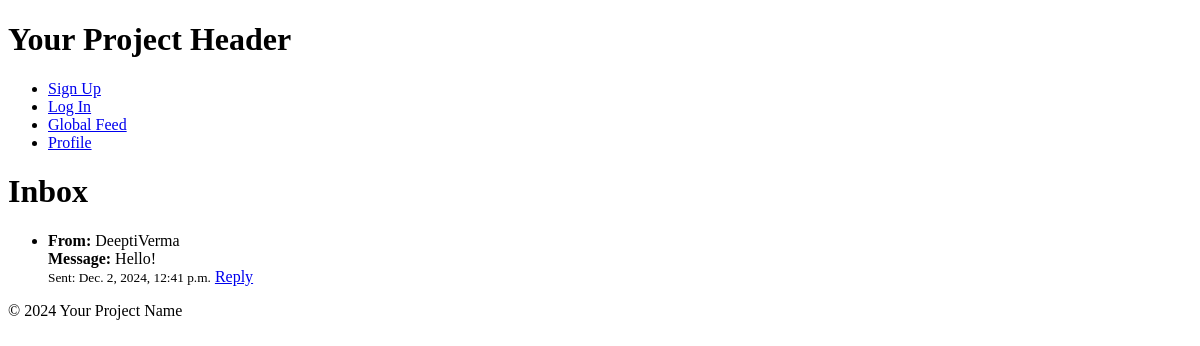
The app's page /users/inbox/ (signed in), older data.
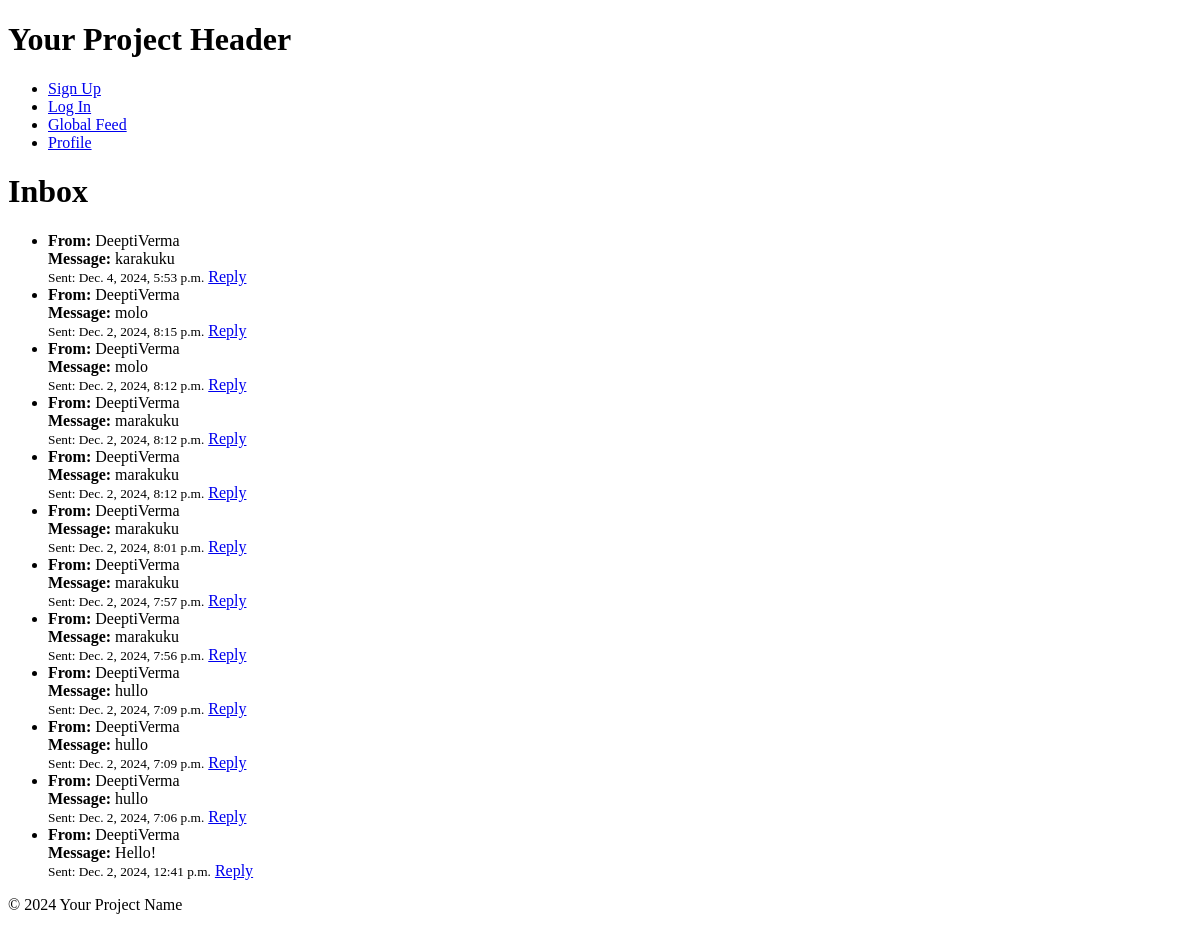
The same page, newer data.
### users/models.py (models this page shows, shortened)
class Message(models.Model):
    sender = models.ForeignKey(User, related_name='sent_messages', on_delete=models.CASCADE)
    recipient = models.ForeignKey(User, related_name='received_messages', on_delete=models.CASCADE)
    content = models.TextField()
    timestamp = models.DateTimeField(auto_now_add=True)
    is_read = models.BooleanField(default=False)

### users/views.py (the view)
# urls.py: path('inbox/', views.inbox, name='inbox'),
@login_required
def inbox(request):
    user = request.user
    received_messages = Message.objects.filter(recipient=user).order_by('-timestamp')
    for message in received_messages:
        if not message.is_read:
            message.is_read = True
            message.save()
    return render(request, 'users/inbox.html', {'messages': received_messages})

### users/templates/users/inbox.html
{% extends 'users/base.html' %}
{% load static %}
{% block content %}
<h1>Inbox</h1>
{% if messages %}
    <ul>
    {% for message in messages %}
        <li>
            <strong>From: </strong> {{ message.sender.username }} <br>
            <strong>Message: </strong> {{ message.content }} <br>
            <small>Sent: {{ message.timestamp }}</small>
            <a href="{% url 'message-thread' message.sender.id %}">
                Reply
            </a>
        </li>
    {% endfor %}
    </ul>
{% else %}
    <p>No messages.</p>
{% endif %}
{% endblock %}

Row changes from the older to the newer data that the page shows:
added Message: sender.username "DeeptiVerma", content "karakuku", timestamp "Dec. 4, 2024, 5:53 p.m."
added Message: sender.username "DeeptiVerma", content "molo", timestamp "Dec. 2, 2024, 8:15 p.m."
added Message: sender.username "DeeptiVerma", content "molo", timestamp "Dec. 2, 2024, 8:12 p.m."
added Message: sender.username "DeeptiVerma", content "marakuku", timestamp "Dec. 2, 2024, 8:12 p.m."
added Message: sender.username "DeeptiVerma", content "marakuku", timestamp "Dec. 2, 2024, 8:12 p.m."
added Message: sender.username "DeeptiVerma", content "marakuku", timestamp "Dec. 2, 2024, 8:01 p.m."
added Message: sender.username "DeeptiVerma", content "marakuku", timestamp "Dec. 2, 2024, 7:57 p.m."
added Message: sender.username "DeeptiVerma", content "marakuku", timestamp "Dec. 2, 2024, 7:56 p.m."
added Message: sender.username "DeeptiVerma", content "hullo", timestamp "Dec. 2, 2024, 7:09 p.m."
added Message: sender.username "DeeptiVerma", content "hullo", timestamp "Dec. 2, 2024, 7:09 p.m."
added Message: sender.username "DeeptiVerma", content "hullo", timestamp "Dec. 2, 2024, 7:06 p.m."
